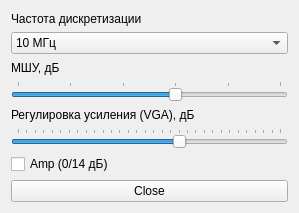
<?xml version="1.0" encoding="UTF-8"?>
<ui version="4.0">
 <class>HackRF_Controller</class>
 <widget class="QWidget" name="HackRF_Controller">
  <property name="geometry">
   <rect>
    <x>0</x>
    <y>0</y>
    <width>299</width>
    <height>213</height>
   </rect>
  </property>
  <property name="windowTitle">
   <string>Form</string>
  </property>
  <layout class="QVBoxLayout" name="verticalLayout">
   <item>
    <widget class="QLabel" name="label">
     <property name="text">
      <string>Частота дискретизации</string>
     </property>
    </widget>
   </item>
   <item>
    <widget class="QComboBox" name="cb_sampleRate">
     <property name="currentIndex">
      <number>10</number>
     </property>
     <item>
      <property name="text">
       <string>20 МГц</string>
      </property>
     </item>
     <item>
      <property name="text">
       <string>19 МГц</string>
      </property>
     </item>
     <item>
      <property name="text">
       <string>18 МГц</string>
      </property>
     </item>
     <item>
      <property name="text">
       <string>17 МГц</string>
      </property>
     </item>
     <item>
      <property name="text">
       <string>16 МГц</string>
      </property>
     </item>
     <item>
      <property name="text">
       <string>15 МГц</string>
      </property>
     </item>
     <item>
      <property name="text">
       <string>14 МГц</string>
      </property>
     </item>
     <item>
      <property name="text">
       <string>13 МГц</string>
      </property>
     </item>
     <item>
      <property name="text">
       <string>12 МГц</string>
      </property>
     </item>
     <item>
      <property name="text">
       <string>11 МГц</string>
      </property>
     </item>
     <item>
      <property name="text">
       <string>10 МГц</string>
      </property>
     </item>
     <item>
      <property name="text">
       <string>9 МГц</string>
      </property>
     </item>
     <item>
      <property name="text">
       <string>8 МГц</string>
      </property>
     </item>
     <item>
      <property name="text">
       <string>7 МГц</string>
      </property>
     </item>
     <item>
      <property name="text">
       <string>6 МГц</string>
      </property>
     </item>
     <item>
      <property name="text">
       <string>5 МГц</string>
      </property>
     </item>
     <item>
      <property name="text">
       <string>4 МГц</string>
      </property>
     </item>
     <item>
      <property name="text">
       <string>3 МГц</string>
      </property>
     </item>
     <item>
      <property name="text">
       <string>2 МГц</string>
      </property>
     </item>
     <item>
      <property name="text">
       <string>1 Мгц</string>
      </property>
     </item>
    </widget>
   </item>
   <item>
    <widget class="QLabel" name="label_2">
     <property name="text">
      <string>МШУ, дБ</string>
     </property>
    </widget>
   </item>
   <item>
    <widget class="QSlider" name="lna_gain">
     <property name="maximum">
      <number>40</number>
     </property>
     <property name="singleStep">
      <number>8</number>
     </property>
     <property name="pageStep">
      <number>8</number>
     </property>
     <property name="value">
      <number>24</number>
     </property>
     <property name="tracking">
      <bool>true</bool>
     </property>
     <property name="orientation">
      <enum>Qt::Horizontal</enum>
     </property>
     <property name="tickPosition">
      <enum>QSlider::TicksAbove</enum>
     </property>
     <property name="tickInterval">
      <number>8</number>
     </property>
    </widget>
   </item>
   <item>
    <widget class="QLabel" name="label_3">
     <property name="text">
      <string>Регулировка усиления (VGA), дБ</string>
     </property>
    </widget>
   </item>
   <item>
    <widget class="QSlider" name="vga_gain">
     <property name="maximum">
      <number>62</number>
     </property>
     <property name="singleStep">
      <number>2</number>
     </property>
     <property name="pageStep">
      <number>2</number>
     </property>
     <property name="value">
      <number>38</number>
     </property>
     <property name="orientation">
      <enum>Qt::Horizontal</enum>
     </property>
     <property name="tickPosition">
      <enum>QSlider::TicksAbove</enum>
     </property>
     <property name="tickInterval">
      <number>2</number>
     </property>
    </widget>
   </item>
   <item>
    <widget class="QCheckBox" name="cb_amp_gain">
     <property name="text">
      <string>Amp (0/14 дБ)</string>
     </property>
    </widget>
   </item>
   <item>
    <widget class="QPushButton" name="pb_close">
     <property name="text">
      <string>Close</string>
     </property>
    </widget>
   </item>
  </layout>
 </widget>
 <resources/>
 <connections/>
</ui>
